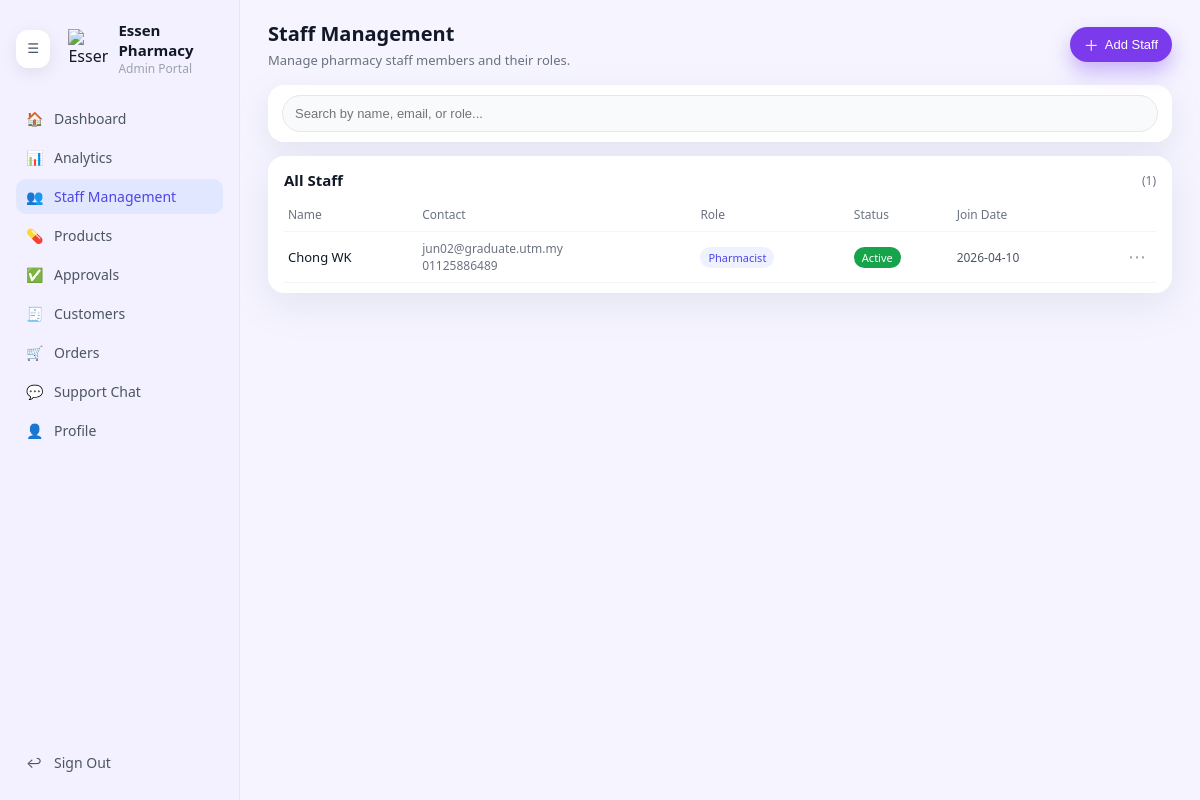
The page /admin/staff.php (signed in) on the database its author committed.
### tables this page shows
CREATE TABLE `staff_details` (
  `staffID` int(10) UNSIGNED NOT NULL,
  `userID` int(10) UNSIGNED NOT NULL,
  `position` varchar(100) NOT NULL,
  `status` enum('Active','Inactive') NOT NULL DEFAULT 'Active',
  `join_date` date NOT NULL
);

CREATE TABLE `users` (
  `userID` int(10) UNSIGNED NOT NULL,
  `userName` varchar(50) NOT NULL,
  `firstName` varchar(100) NOT NULL,
  `lastName` varchar(100) NOT NULL,
  `email` varchar(150) NOT NULL,
  `password` varchar(255) NOT NULL,
  `role` enum('admin','staff','customer') NOT NULL DEFAULT 'customer',
  `phoneNo` varchar(30) DEFAULT NULL,
  `created_at` datetime DEFAULT current_timestamp(),
  `address` varchar(255) DEFAULT NULL,
  `department` varchar(100) DEFAULT NULL,
  `avatar` varchar(255) DEFAULT NULL,
  `updated_at` timestamp NOT NULL DEFAULT current_timestamp() ON UPDATE current_timestamp()
);

### admin/staff.php (the view, shortened to what this page needs)
<?php
require_once __DIR__ . '/../db.php';
$search = trim($_GET['q'] ?? '');
$where  = "u.role = 'staff'";
$sql = "SELECT u.userID, u.firstName, u.lastName, u.email, u.phoneNo,
               s.position, s.status, s.join_date
        FROM users u
        LEFT JOIN staff_details s ON s.userID = u.userID
        WHERE $where
        ORDER BY s.join_date DESC, u.firstName ASC";
if ($search !== '') {
    $stmt = $conn->prepare($sql);
    $stmt->bind_param('sss', $like, $like, $like);
} else {
    $stmt = $conn->prepare($sql);
}
$stmt->execute();
$result = $stmt->get_result();
$staffRows = $result->fetch_all(MYSQLI_ASSOC);
?>
<!DOCTYPE html>
<html lang="en">
<head>
    <link rel="stylesheet" href="css/admin-dashboard.css">
    <link rel="stylesheet" href="css/admin-staff.css">
</head>
<body>
<div class="admin-layout">
    <aside class="sidebar">
        <div class="sidebar-header">
            <button type="button" id="sidebarToggle" class="sidebar-toggle" aria-pressed="false" aria-label="Toggle sidebar">☰</button>
            <div class="logo-circle">
                <img src="../logo-transparent.png" alt="Essen Pharmacy" class="logo-image">
            </div>
            <div class="sidebar-brand">
                <div class="brand-title">Essen Pharmacy</div>
                <div class="brand-subtitle">Admin Portal</div>
            </div>
        </div>
        <nav class="sidebar-nav">
            <a href="dashboard.php" class="nav-item">
                <span class="nav-icon">🏠</span>
                <span class="nav-label">Dashboard</span>
            </a>
            <a href="analytics.php" class="nav-item">
                <span class="nav-icon">📊</span>
                <span class="nav-label">Analytics</span>
            </a>
            <a href="staff.php" class="nav-item active">
                <span class="nav-icon">👥</span>
                <span class="nav-label">Staff Management</span>
            </a>
            <a href="products.php" class="nav-item">
                <span class="nav-icon">💊</span>
                <span class="nav-label">Products</span>
            </a>
            <a href="approvals.php" class="nav-item">
                <span class="nav-icon">✅</span>
                <span class="nav-label">Approvals</span>
            </a>
            <a href="customers.php" class="nav-item">
                <span class="nav-icon">🧾</span>
                <span class="nav-label">Customers</span>
            </a>
            <a href="orders.php" class="nav-item">
                <span class="nav-icon">🛒</span>
                <span class="nav-label">Orders</span>
            </a>
            <a href="support-chat.php" class="nav-item">
                <span class="nav-icon">💬</span>
                <span class="nav-label">Support Chat</span>
            </a>
            <a href="profile.php" class="nav-item">
                <span class="nav-icon">👤</span>
                <span class="nav-label">Profile</span>
            </a>
        </nav>
        <div class="sidebar-footer">
            <a href="../logout.php" class="nav-item">
                <span class="nav-icon">↩</span>
                <span class="nav-label">Sign Out</span>
            </a>
        </div>
    </aside>
    <main class="main-content">
        <div class="staff-header">
            <div class="staff-header-title">
                <h1>Staff Management</h1>
                <p>Manage pharmacy staff members and their roles.</p>
            </div>
            <button type="button" class="btn-add-staff" id="openAddStaff">
                <span class="btn-add-staff-icon">＋</span>
                Add Staff
            </button>
        </div>
        <div class="staff-search-card">
            <form method="get" action="staff.php">
                <input
                    type="text"
                    name="q"
                    class="staff-search-input"
                    placeholder="Search by name, email, or role..."
                    value="<?php echo htmlspecialchars($search); ?>"
                >
            </form>
        </div>
        <div class="staff-list-card">
            <div class="staff-list-header">
                <h2>All Staff</h2>
                <div class="staff-count">(<?php echo count($staffRows); ?>)</div>
            </div>
            <table class="staff-table">
                <thead>
                <tr>
                    <th>Name</th>
                    <th>Contact</th>
                    <th>Role</th>
                    <th>Status</th>
                    <th>Join Date</th>
                    <th></th>
                </tr>
                </thead>
                <tbody>
                <?php if (empty($staffRows)): ?>
                    <tr>
                        <td colspan="6">No staff found.</td>
                    </tr>
                <?php else: ?>
                    <?php foreach ($staffRows as $row): ?>
                        <tr>
                            <td>
                                <div class="staff-name">
                                    <?php echo htmlspecialchars(trim($row['firstName'] . ' ' . $row['lastName'])); ?>
                                </div>
                            </td>
                            <td>
                                <div class="staff-contact">
                                    <?php echo htmlspecialchars($row['email']); ?><br>
                                    <?php echo htmlspecialchars($row['phoneNo'] ?? ''); ?>
                                </div>
                            </td>
                            <td>
                                <span class="badge-role">
                                    <?php echo htmlspecialchars($row['position'] ?? 'Staff'); ?>
                                </span>
                            </td>
                            <td>
                                <?php $statusVal = $row['status'] ?? 'Active'; ?>
                                <span class="badge-status <?php echo strtolower($statusVal) === 'inactive' ? 'inactive' : 'active'; ?>">
                                    <?php echo htmlspecialchars($statusVal); ?>
                                </span>
                            </td>
                            <td>
                                <span class="staff-join">
                                    <?php echo htmlspecialchars($row['join_date'] ?? '-'); ?>
                                </span>
                            </td>
                            <td>
                                <div class="staff-actions" data-user-id="<?php echo (int)$row['userID']; ?>"
                                     data-full-name="<?php echo htmlspecialchars(trim($row['firstName'] . ' ' . $row['lastName'])); ?>"
                                     data-email="<?php echo htmlspecialchars($row['email']); ?>"
                                     data-phone="<?php echo htmlspecialchars($row['phoneNo'] ?? ''); ?>"
                                     data-position="<?php echo htmlspecialchars($row['position'] ?? 'Staff'); ?>"
                                     data-status="<?php echo htmlspecialchars($row['status'] ?? 'Active'); ?>"
                                     data-join-date="<?php echo htmlspecialchars($row['join_date'] ?? ''); ?>">
                                    <button type="button" class="staff-actions-btn">⋯</button>
                                </div>
                            </td>
                        </tr>
                    <?php endforeach; ?>
                <?php endif; ?>
                </tbody>
            </table>
        </div>
    </main>
</div>
</body>
</html>

### admin/css/admin-dashboard.css (style rules this page uses)
body { margin: 0; font-family: system-ui, -apple-system, BlinkMacSystemFont, "Segoe UI", sans-serif; background-color: #f5f4ff; color: #111827; }
.admin-layout { display: grid; grid-template-columns: 240px minmax(0, 1fr); min-height: 100vh; }
.sidebar { position: sticky; top: 0; height: 100vh; overflow-y: auto; background-color: #f3f0ff; border-right: 1px solid #e5e7eb; display: flex; flex-direction: column; padding: 20px 16px; box-sizing: border-box; min-width: 240px; transition: width 0.2s ease, padding 0.2s ease; }
.sidebar-header { display: flex; align-items: center; gap: 10px; margin-bottom: 24px; }
.logo-circle { width: 40px; height: 40px; border-radius: 0; display: flex; align-items: center; justify-content: center; background: transparent; color: inherit; overflow: visible; }
.logo-image { width: 40px; height: 40px; max-width: 40px; max-height: 40px; display: block; object-fit: contain; }
.sidebar-toggle { display: inline-flex; align-items: center; justify-content: center; width: 38px; height: 38px; border: none; border-radius: 12px; background: #ffffff; color: #4b5563; cursor: pointer; box-shadow: 0 5px 18px rgba(15, 23, 42, 0.08); transition: background 0.2s ease, transform 0.2s ease; margin-right: 8px; }
.sidebar-brand .brand-title { font-size: 15px; font-weight: 600; }
.sidebar-brand .brand-subtitle { font-size: 12px; color: #9ca3af; }
.sidebar-nav { flex: 1; display: flex; flex-direction: column; gap: 4px; }
.nav-item { display: flex; align-items: center; gap: 10px; padding: 8px 10px; border-radius: 10px; text-decoration: none; color: #4b5563; font-size: 14px; }
.nav-item .nav-icon { width: 18px; }
.nav-item.active { background-color: #e0e7ff; color: #4f46e5; }
.sidebar-footer { margin-top: auto; }
.main-content { padding: 20px 28px 28px; box-sizing: border-box; }

### admin/css/admin-staff.css (style rules this page uses)
.staff-header { display: flex; align-items: center; justify-content: space-between; margin-bottom: 16px; }
.staff-header-title h1 { margin: 0 0 4px; font-size: 20px; }
.staff-header-title p { margin: 0; font-size: 13px; color: #6b7280; }
.btn-add-staff { padding: 7px 14px; border-radius: 999px; border: none; background-color: #7c3aed; color: #ffffff; font-size: 13px; cursor: pointer; display: inline-flex; align-items: center; gap: 6px; box-shadow: 0 10px 20px rgba(124, 58, 237, 0.35); }
.btn-add-staff-icon { font-size: 15px; }
.staff-search-card { background-color: #ffffff; border-radius: 16px; box-shadow: 0 10px 30px rgba(148, 163, 184, 0.18); padding: 10px 14px; margin-bottom: 14px; }
.staff-search-input { width: 100%; padding: 10px 12px; border-radius: 999px; border: 1px solid #e5e7eb; font-size: 13px; box-sizing: border-box; background-color: #f9fafb; }
.staff-list-card { background-color: #ffffff; border-radius: 16px; box-shadow: 0 12px 35px rgba(148, 163, 184, 0.18); padding: 14px 16px 10px; }
.staff-list-header { display: flex; align-items: center; justify-content: space-between; margin-bottom: 8px; }
.staff-list-header h2 { margin: 0; font-size: 15px; }
.staff-count { font-size: 12px; color: #6b7280; }
.staff-table { width: 100%; border-collapse: collapse; font-size: 13px; }
.staff-table th, .staff-table td { padding: 8px 4px; border-bottom: 1px solid #f3f4f6; }
.staff-table th { text-align: left; font-size: 12px; color: #6b7280; font-weight: 500; }
.staff-table td:last-child, .staff-table th:last-child { text-align: right; }
.staff-name { font-weight: 500; }
.staff-contact { font-size: 12px; color: #6b7280; }
.badge-role { display: inline-flex; padding: 3px 8px; border-radius: 999px; background-color: #eef2ff; color: #4f46e5; font-size: 11px; }
.badge-status { display: inline-flex; padding: 3px 8px; border-radius: 999px; font-size: 11px; color: #ffffff; }
.badge-status.active { background-color: #16a34a; }
.staff-join { font-size: 12px; color: #4b5563; }
.staff-actions { position: relative; display: inline-block; }
.staff-actions-btn { border: none; background: transparent; font-size: 18px; color: #9ca3af; cursor: pointer; }

### rows shown on the page
staff_details: userID.lastName "Chong WK", userID.email "jun02@graduate.utm.my", userID.phoneNo "01125886489", position "Pharmacist", status "Active", join_date "2026-04-10"

### other values the page prints
count($staffRows) "1"
